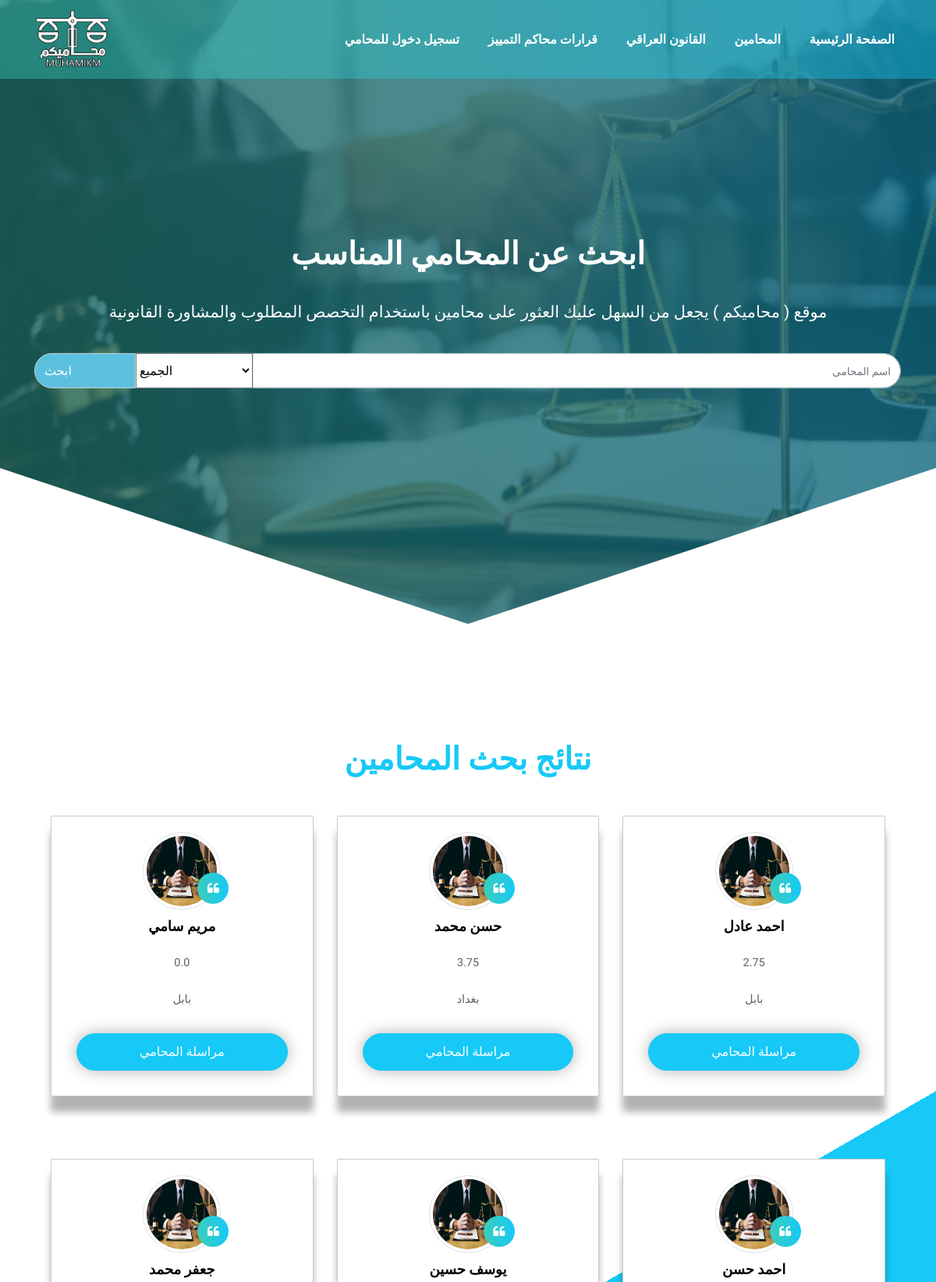
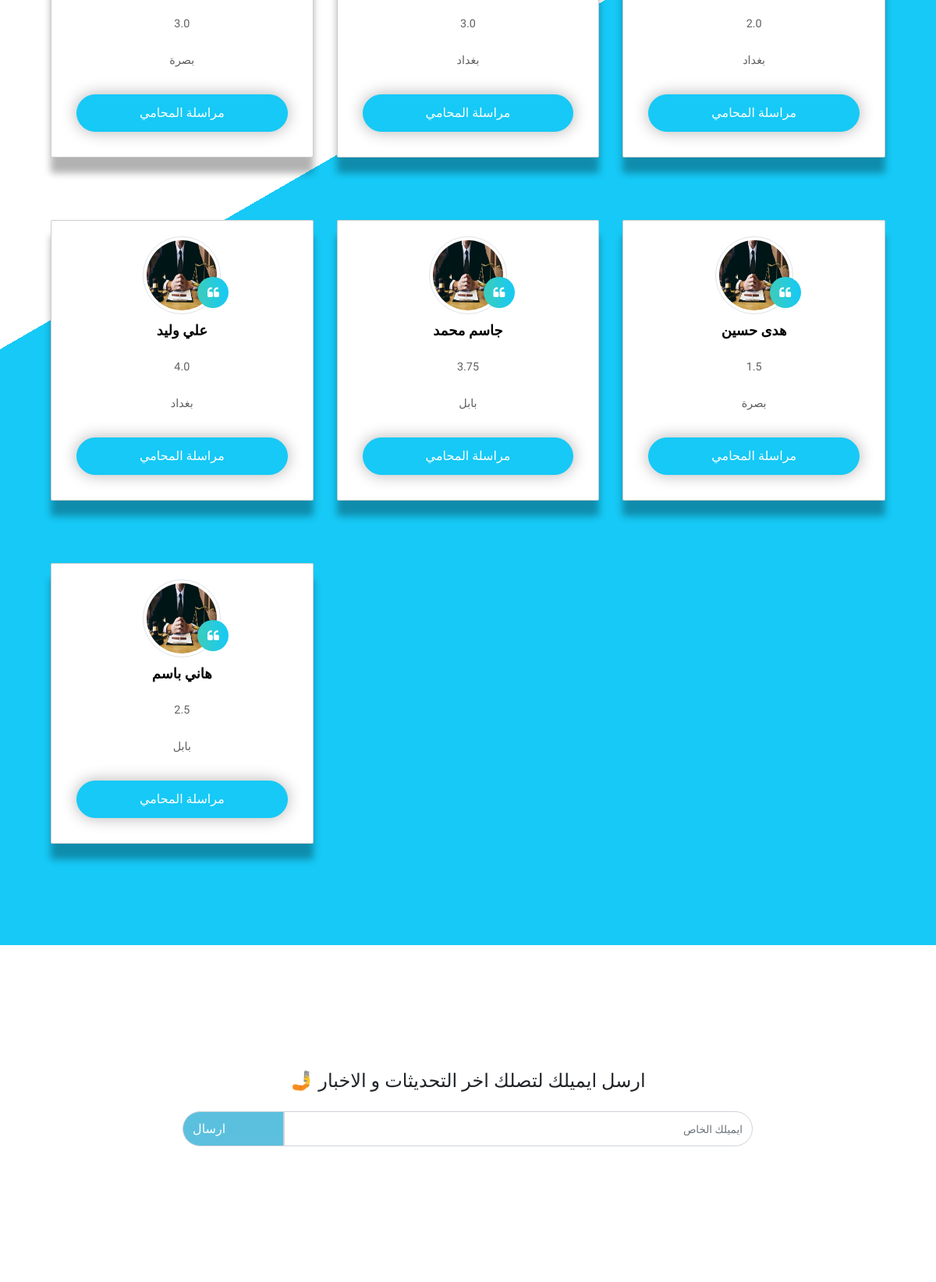
Screenshot of /lawyers-search (upper part) with the database file from the repository (2 pictures, top to bottom).
### tables this page shows
CREATE TABLE "lawyers" (
	"id"	INTEGER NOT NULL UNIQUE,
	"name"	TEXT,
	"password"	TEXT,
	"number"	TEXT,
	"email"	TEXT,
	"city"	TEXT,
	"gmaps link"	TEXT,
	"picture"	TEXT,
	"license"	TEXT,
	"specialization"	INTEGER,
	"years of experince"	INTEGER,
	"verfied"	INTEGER,
	"total_rating"	REAL,
	PRIMARY KEY("id" AUTOINCREMENT)
);

### app.py (the view)
@app.route("/lawyers-search", methods=["GET", "POST"])
def search():
    if request.method == "POST" :
        name = f"%{request.form.get('Search')}%"
        city= request.form.get('city')
        rating_list=[]
        if city == "all":
            result = db.execute("SELECT name, picture, total_rating, city FROM lawyers WHERE name LIKE ? AND verfied = 1  ", name)
        else :
            result = db.execute("SELECT name, picture, total_rating ,city FROM lawyers WHERE name LIKE ? AND city = ? AND verfied = 1  ", name, city)
        return render_template ("lawy-result.html",lawyer= result , len= len(result) ,rating= rating_list)
    else:
        result = db.execute("SELECT name, picture,total_rating,city FROM lawyers WHERE verfied = 1 ")
        return render_template("lawy-result.html",lawyer= result , len= len(result))

### templates/lawy-result.html (shortened to what this page needs)
<!DOCTYPE html>
<html lang="en">
<head>
    <link rel="stylesheet" href="/static/lawy-srch.css">
    <link rel="stylesheet" href="https://cdnjs.cloudflare.com/ajax/libs/font-awesome/4.7.0/css/font-awesome.min.css"
 />
    <link rel="stylesheet" href="https://maxcdn.bootstrapcdn.com/bootstrap/4.5.2/css/bootstrap.min.css">
</head>
<body>
        <div class="header" id="topheader">
            <nav class="navbar navbar-expand-lg navbar-dark fixed-top">
                <div class="container">
                    <img class="navbar-brand" src="/static/img/photo_2021-01-30_14-48-09-Recovered.png" style="width: 6rem;">
                    <div class="collapse navbar-collapse" id="navbarSupportedContent">
                    <ul class="navbar-nav ml-auto">
                        <li class="nav-item">
                            <a class="nav-link" href="https://mohamikm.herokuapp.com/login">تسجيل دخول للمحامي <span class="sr-only">(current)</span></a>
                        </li>
                        <li class="nav-item">
                            <a class="nav-link" href="#"> قرارات محاكم التمييز<span class="sr-only">(current)</span></a>
                        </li>
                        <li class="nav-item">
                            <a class="nav-link" href="https://mohamikm.herokuapp.com/laws"> القانون العراقي<span class="sr-only">(current)</span></a>
                        </li>
                        <li class="nav-item">
                            <a class="nav-link" href="https://mohamikm.herokuapp.com/lawyers-search">المحامين <span class="sr-only">(current)</span></a>
                        </li>
                        <li class="nav-item active">
                            <a class="nav-link" href="https://mohamikm.herokuapp.com/">الصفحة الرئيسية <span class="sr-only">(current)</span></a>
                        </li>
                    </ul>
                    </div>
                </div>
            </nav>
            <section class="header-section">
                <div class="center-div">
                    <h1 class="font-weight-bold">
                        ابحث عن المحامي المناسب
                    </h1>
                    <p> موقع ( محاميكم ) يجعل من السهل عليك العثور على محامين باستخدام
                        التخصص المطلوب والمشاورة القانونية
                    </p>
                    <form method="POST" action="/lawyers-search">
                        <div class="input-group mb-3 container">
                            <div class="input-group-append">
                                <button class="input-group-text">ابحث</button>
                                <div class="select-wrapper">
                                    <select name="city" id="city">
                                        <option value="all" >الجميع</option>
                                    </select>
                                </div>
                            </div>
                            <input type="text" name="Search" class="form-control upperfooter" style="color: black;" placeholder="اسم المحامي">
                        </div>
                    </form>
                </div>
            </section>
        </div>
   <section class="top-teen">
    <div class="container headings text-center">
    <h1 class="text-center font-weight-bold" style="margin-bottom: 3rem; color: #16c9f6;">نتائج بحث المحامين</h1>
    </div>
        <div class="container">
            {%for x in range(len) %}
                {% if x % 3 == 0  %}
                    <div class="">
                    <div class="row">
                {%endif%}
                        <div class="col-lg-4 col-md-4 col-12">
                            <div class="box">
                                {% if  lawyer[x]["picture"] != None %}
                                <a class="img" href="#"><img src=" {{ lawyer[x]['picture'] }} "
                                        class="img-fluidi img-thumbnail"></a>
                                {%else%}
                                <a class="img" href="#"><img src="/static/img/criminal.jpg"
                                    class="img-fluidi img-thumbnail"></a>
                                {%endif%}
                                        <h1>{{ lawyer[x]["name"] }}</h1>
                                        <p class="m-4"> {{ lawyer[x]["total_rating"] }}</p>
                                        <p class="m-4"> {{ lawyer[x]["city"] }}</p>
                                <div class="topteen-button">
                                    <a href="#"> مراسلة المحامي </a>
                                </div>
                            </div>
                        </div>
                {% if (x + 1 ) % 3 == 0%}
                    </div>
                    </div>
                {%endif%}
            {%endfor%}
        </div>
    </div>
</section>
    <section class="upper-footer" id="upperfooterid">
        <div class="container headings text-center">
            <h1 class="text-center mb-4" style="font-size: 1.5rem;"> 🤳 ارسل ايميلك لتصلك اخر التحديثات و الاخبار</h1>
        </div>
        <div class="container">
            <div class="row">
                <div class="col-lg-8 offset-lg-2 col-12">
                    <div class="input-group mb-3">
                        <div class="input-group-append">
                            <span class="input-group-text">ارسال</span>
                        </div>
                        <input type="text" class="form-control upperfooter" placeholder="ايميلك الخاص">
                    </div>
                </div>
            </div>
        </div>
    </section>
</body>
</html>

### static/lawy-srch.css (style rules this page uses)
html { scroll-behavior: smooth; }
* { margin: 0; padding: 0; box-sizing: border-box; font-family: 'Lemonada', cursive; }
a { text-decoration: none !important; }
li { list-style: none !important; }
p { font-size: 0.9rem; line-height: 1.6; font-weight: 400; color: #606060; }
.header { width: 100%; height: 100vh; background-image: linear-gradient(rgba(0, 0, 0, 0.637), rgba(0, 0, 0, 0.637)), url(./img/Best-Top-10-Lawyers-In-Islamabad-750x400.jpg); background-repeat: no-repeat; background-size: 100% 100%; clip-path: polygon(100% 0%, 100% 75%, 50% 100%, 0 75%, 0 0); position: relative; }
.header::before { content: ""; position: absolute; top: 0%; bottom: 0%; left: 0; right: 0; opacity: .4; z-index: -1; background: linear-gradient(to right, #1e5799 0%, #3ccdbb 0%, #16c9f6 100%); }
.navbar:before { content: ""; position: absolute; top: 0%; bottom: 0%; left: 0; right: 0; opacity: .4; z-index: -1; background: linear-gradient(to right, #1e5799 0%, #3ccdbb 0%, #16c9f6 100%); }
select { font-size: 1rem; margin: 2rem 0; background: #fff; outline: none; min-width: 150px; min-height: 45px; }
.nav-item a { color: #ffffff !important; font-weight: bold; margin-left: 1.3rem; }
.header-section { width: 100%; height: inherit; color: white; text-align: center; position: relative; }
.center-div { width: 100%; height: auto; position: absolute; top: 50%; left: 50%; transform: translate(-50%, -50%); -ms-transform: translate(-50%, -50%); -webkit-transform: translate(-50%, -50%); }
.center-div p { font-size: 1.3rem; padding: 10px 0 20px 0; color: white; }
.center-div h1 { line-height: 2; }
.top-teen { width: 100%; height: auto; margin: 100px 0; text-align: center; padding: 50px; position: relative; background: linear-gradient(330deg, #16c9f6 55%, #fff 0%); }
.box { text-align: center; border: 1px solid rgba(0, 0, 0, 0.2); box-shadow: 0 20px 10px 0 rgba(0, 0, 0, 0.3); border-radius: 2px; transition: 0.3s ease; background: #fff; margin-bottom: 5rem; }
.box .img:after { content: "\f10d"; font-family: FontAwesome; width: 40px; height: 40px; border-radius: 50%; background: linear-gradient(to right, #1e5799 0%, #3ccdbb 0%, #16c9f6 100%); color: white; position: absolute; top: 120%; left: 70%; display: flex; justify-content: center; align-items: center; }
.topteen-button a { color: #fff !important; }
.topteen-button { border: 1px solid #16c9f6; border-radius: 100px; margin: 2rem 2rem; padding: 12px 35px; outline: none; font-size: 1rem; font-weight: 400; line-height: 1.4; text-align: center; background: #16c9f6; text-decoration: none; box-shadow: 0 0 20px 0 rgba(0, 0, 0, 0.3); }
.box h1 { font-size: 18px; font-weight: 700; color: #000; margin: 10px 0; }
.box a { position: relative; }
.box a img { width: 100px; height: 100px; border-radius: 50%; margin-top: 20px; }
.form-control { direction: rtl; }
::placeholder { font-size: 0.85rem; }
.upper-footer { width: 100%; height: auto; margin: 10rem auto; }
.upperfooter { border-radius: 0px 100px 100px 0px !important; min-width: 150px; min-height: 45px; }
.input-group-text { color: #fff !important; background: #5bc0de !important; border-radius: 100px 0 0 100px !important; min-width: 130px; min-height: 45px; }
.footer-text h3, p, li { text-align: center; }

### rows the page displays
lawyers: name "مريم سامي", total_rating "0.0", city "بابل"
lawyers: name "حسن محمد", total_rating "3.75", city "بغداد"
lawyers: name "احمد عادل", total_rating "2.75", city "بابل"
lawyers: name "جعفر محمد", total_rating "3.0", city "بصرة"
lawyers: name "يوسف حسين", total_rating "3.0", city "بغداد"
lawyers: name "احمد حسن", total_rating "2.0", city "بغداد"
lawyers: name "علي وليد", total_rating "4.0", city "بغداد"
lawyers: name "جاسم محمد", total_rating "3.75", city "بابل"
lawyers: name "هدى حسين", total_rating "1.5", city "بصرة"
lawyers: name "هاني باسم", total_rating "2.5", city "بابل"
